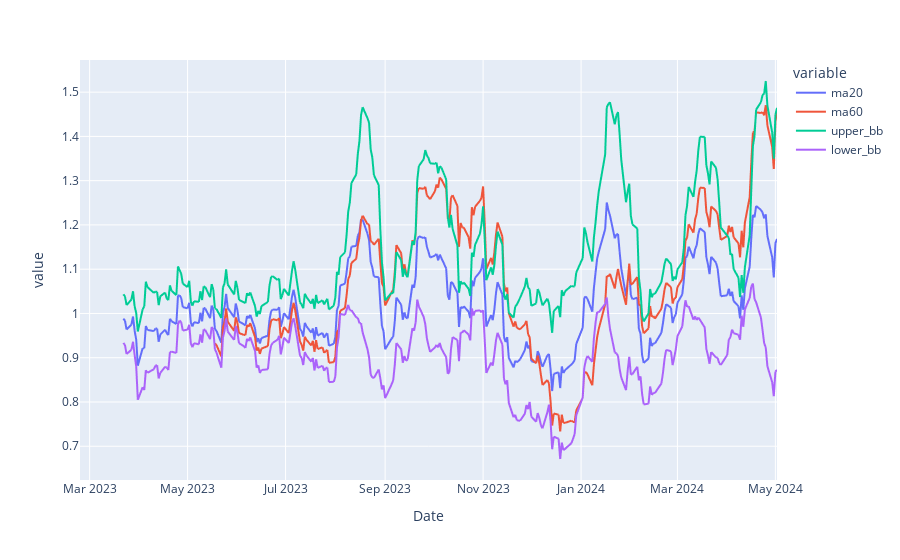

Here is the notebook cell this chart was saved with:
### Code cell
px.line(stock_data[["ma20", "ma60", "upper_bb", "lower_bb"]])

### Figure 1 — Plotly figure (JSON) as saved in the notebook; plotly's stock layout.template omitted (floating-point values rounded to 4 significant figures; data arrays with more than 128 entries replaced by an {"elided": "..."} marker saying what was removed)
{"data": [{"hovertemplate": "variable=ma20<br>Date=%{x}<br>value=%{y}<extra></extra>", "legendgroup": "ma20", "line": {"color": "#636efa", "dash": "solid"}, "marker": {"symbol": "circle"}, "mode": "lines", "name": "ma20", "showlegend": true, "type": "scattergl", "x": {"elided": "300 str values"}, "xaxis": "x", "y": {"elided": "300 float values"}, "yaxis": "y"}, {"hovertemplate": "variable=ma60<br>Date=%{x}<br>value=%{y}<extra></extra>", "legendgroup": "ma60", "line": {"color": "#EF553B", "dash": "solid"}, "marker": {"symbol": "circle"}, "mode": "lines", "name": "ma60", "showlegend": true, "type": "scattergl", "x": {"elided": "300 str values"}, "xaxis": "x", "y": {"elided": "300 float values"}, "yaxis": "y"}, {"hovertemplate": "variable=upper_bb<br>Date=%{x}<br>value=%{y}<extra></extra>", "legendgroup": "upper_bb", "line": {"color": "#00cc96", "dash": "solid"}, "marker": {"symbol": "circle"}, "mode": "lines", "name": "upper_bb", "showlegend": true, "type": "scattergl", "x": {"elided": "300 str values"}, "xaxis": "x", "y": {"elided": "300 float values"}, "yaxis": "y"}, {"hovertemplate": "variable=lower_bb<br>Date=%{x}<br>value=%{y}<extra></extra>", "legendgroup": "lower_bb", "line": {"color": "#ab63fa", "dash": "solid"}, "marker": {"symbol": "circle"}, "mode": "lines", "name": "lower_bb", "showlegend": true, "type": "scattergl", "x": {"elided": "300 str values"}, "xaxis": "x", "y": {"elided": "300 float values"}, "yaxis": "y"}], "layout": {"legend": {"title": {"text": "variable"}, "tracegroupgap": 0}, "margin": {"t": 60}, "xaxis": {"anchor": "y", "domain": [0, 1], "title": {"text": "Date"}}, "yaxis": {"anchor": "x", "domain": [0, 1], "title": {"text": "value"}}}}
